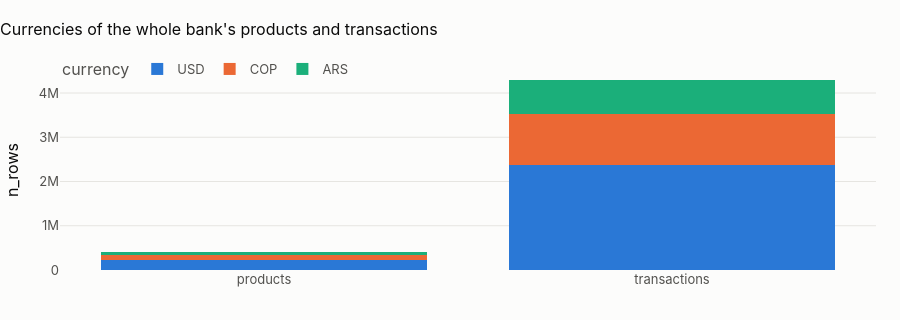

The notebook cell saved with this chart:
### Markdown cell above
## 4 · The scope at a glance (raw bronze)

### Code cell
glance = pl.con.sql(f"""
    with c as (select * from read_parquet('{pl.lake}/bronze_raw/customers/*/*.parquet', union_by_name = true)),
         p as (select * from read_parquet('{pl.lake}/bronze_raw/products/*/*.parquet', union_by_name = true)),
         t as (select * from read_parquet('{pl.lake}/bronze_raw/transactions/*/*.parquet', union_by_name = true))
    select (select count(*) from c) as customers, (select count(*) from p) as products,
           (select count(*) from t) as transactions,
           (select count(distinct date_trunc('month', _partition_date)) from t) as months_with_transactions,
           round((select count(*) from t) / (select count(*) from c)
                 / greatest((select count(distinct date_trunc('month', _partition_date)) from t), 1), 3)
             as tx_per_customer_month
    """).df()
show(glance, paging=False)
cur = pl.con.sql(f"""
    select 'products' as entity, currency, count(*) as n_rows
    from read_parquet('{pl.lake}/bronze_raw/products/*/*.parquet', union_by_name = true) group by all
    union all
    select 'transactions', currency, count(*)
    from read_parquet('{pl.lake}/bronze_raw/transactions/*/*.parquet', union_by_name = true) group by all
    order by 1, 3 desc""").df()
fig = px.bar(
    cur,
    x="entity",
    y="n_rows",
    color="currency",
    barmode="stack",
    title=f"Currencies of {CTRY.name}'s products and transactions",
)
fig.update_layout(height=320, xaxis_title=None)
fig.show()
loc = cur[(cur.entity == "transactions")].set_index("currency")["n_rows"]
if COUNTRY == "ALL":
    display(
        Markdown(
            "**The bank's transactions by currency:** "
            + ", ".join(f"{k} {100 * v / loc.sum():.1f} %" for k, v in loc.items())
            + ". Three scales in one column: every amount statistic is computed per currency (or in USD), never "
            "pooled. The country scopes show where each currency lives."
        )
    )
else:
    local_share = 100 * loc.get(CTRY.home_currency, 0) / loc.sum()
    display(
        Markdown(
            f"**{local_share:.1f} % of {CTRY.name}'s transactions are in {CTRY.home_currency}**, the rest in "
            + ", ".join(
                f"{k} ({100 * v / loc.sum():.1f} %)"
                for k, v in loc.items()
                if k != CTRY.home_currency
            )
            + ". "
            + (
                "There are no peso accounts at all: Mexican customers bank in US dollars, while their incomes are "
                "reported in pesos. Every income-based ratio must convert incomes, never amounts."
                if local_share == 0
                else "Amounts must be analysed per currency (or converted): pooling pesos and dollars mixes two scales "
                "that differ by orders of magnitude."
            )
        )
    )

### Figure 1 — Plotly figure (JSON) as saved in the notebook; plotly's stock layout.template omitted (floating-point values rounded to 4 significant figures)
{"data": [{"hovertemplate": "currency=USD<br>entity=%{x}<br>n_rows=%{y}<extra></extra>", "legendgroup": "USD", "marker": {"color": "#2a78d6", "pattern": {"shape": ""}}, "name": "USD", "orientation": "v", "showlegend": true, "textposition": "auto", "type": "bar", "x": ["products", "transactions"], "xaxis": "x", "y": [220501, 2365902], "yaxis": "y"}, {"hovertemplate": "currency=COP<br>entity=%{x}<br>n_rows=%{y}<extra></extra>", "legendgroup": "COP", "marker": {"color": "#eb6834", "pattern": {"shape": ""}}, "name": "COP", "orientation": "v", "showlegend": true, "textposition": "auto", "type": "bar", "x": ["products", "transactions"], "xaxis": "x", "y": [107975, 1159207], "yaxis": "y"}, {"hovertemplate": "currency=ARS<br>entity=%{x}<br>n_rows=%{y}<extra></extra>", "legendgroup": "ARS", "marker": {"color": "#1baf7a", "pattern": {"shape": ""}}, "name": "ARS", "orientation": "v", "showlegend": true, "textposition": "auto", "type": "bar", "x": ["products", "transactions"], "xaxis": "x", "y": [71524, 769209], "yaxis": "y"}], "layout": {"barmode": "stack", "height": 320, "legend": {"title": {"text": "currency"}, "tracegroupgap": 0}, "title": {"text": "Currencies of the whole bank's products and transactions"}, "xaxis": {"anchor": "y", "domain": [0.0, 1.0], "title": {}}, "yaxis": {"anchor": "x", "domain": [0.0, 1.0], "title": {"text": "n_rows"}}}}
